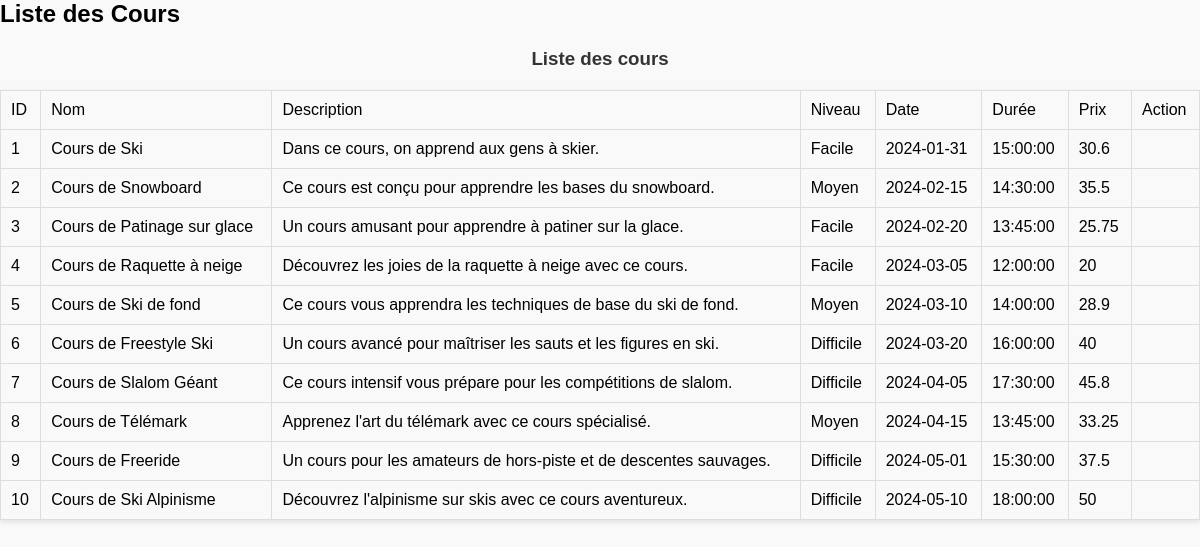
/gestion_cours.php, run on the app's committed database.
### tables this page shows
create table cours (
    id_cours int(10) not null auto_increment,
    id_user int(10) not null,
    nom_cours VARCHAR(50),
    description_cours varchar(200),
    niveau_difficulte VARCHAR(100),
    date_cours date,
    duree_cours time,
    prix_cours float(6,2),
    nb_personne int(2),
    PRIMARY KEY (id_cours)
);

### gestion_cours.php (called while the page is built, shortened)
<?php
require_once("controleur/controleur.class.php");
$unControleur = new Controleur();
$unControleur->setTable("cours");
if (isset($_POST['Filtrer'])) {
    $filtre = $_POST['filtre'];
    $where = array("id_cours", "nom_cours", "description_cours", "prix_cours", "niveau_difficulte");
    $lesCours = $unControleur->selectLike($where, $filtre);
} else {
    $lesCours = $unControleur->selectAll();
}
require_once("vue/vue_select_cours.php");
?>

### modele/modele.class.php (called while the page is built, shortened)
<?php
class Modele {
	private $unPDO;
	private $table;
	public function __construct() {
		try {
			$url = "mysql:host=localhost;dbname=prestigeAlpin";
			$user = "root";
			$mdp = "";
			$this->unPDO = new PDO($url, $user, $mdp);
		} catch (PDOException $exp) {
			echo "Erreur connexion BDD : " . $exp->getMessage();
		}
	}
	public function setTable($table) {
		$this->table = $table;
	}
	public function selectAll() {
		$requete = "select * from " . $this->table . ";";
		$select = $this->unPDO->prepare($requete);
		$select->execute();
		return $select->fetchAll();
	}
}
?>

### controleur/controleur.class.php (called while the page is built, shortened)
<?php
	require_once ("modele/modele.class.php");
	class Controleur {
		private $unModele ;
		public function __construct (){
			$this->unModele = new Modele ();
		}
		public function setTable ($table){
			$this->unModele->setTable($table);
		}
		public function selectAll (){
			return $this->unModele->selectAll();
		}
	}
?>

### vue/vue_select_cours.php (the view, shortened to what this page needs)
<h2>Liste des Cours</h2>
<?php
require_once('modele/modele.class.php');
$modele = new Modele();
$modele->setTable("cours");
$lesCours = $modele->selectAll();
?>
<!DOCTYPE html>
<html lang="en">
<head>
    <link rel="stylesheet" href="css/style_front.css">
</head>
<body>
<h3>Liste des cours</h3>
<table border="1">
    <tr>
        <td>ID</td>
        <td>Nom</td>
        <td>Description</td>
        <td>Niveau</td>
        <td>Date</td>
        <td>Durée</td>
        <td>Prix</td>
        <td>Action</td>
    </tr>
    <?php
    if (isset($lesCours)) {
        foreach ($lesCours as $cours) {
            echo "<tr>";
            echo "<td>".$cours['id_cours']."</td>";
            echo "<td>".$cours['nom_cours']."</td>";
            echo "<td>".$cours['description_cours']."</td>";
            echo "<td>".$cours['niveau_difficulte']."</td>";
            echo "<td>".$cours['date_cours']."</td>";
            echo "<td>".$cours['duree_cours']."</td>";
            echo "<td>".$cours['prix_cours']."</td>";
            echo "<td>";
            echo "</td>";
            echo "</tr>";
        }
    }
    ?>
</table>
</body>
</html>

### css/style_front.css (style rules this page uses)
body { font-family: Arial, sans-serif; background-color: #f9f9f9; margin: 0; }
h3 { color: #333; text-align: center; margin-bottom: 20px; }
table { width: 100%; border-collapse: collapse; margin-top: 20px; box-shadow: 0 2px 5px rgba(0, 0, 0, 0.1); }
table, th, td { border: 1px solid #ddd; }
th, td { padding: 10px; text-align: left; }
tr:nth-child(even) { background-color: #f9f9f9; }

### data on the page
cours: id_cours "1", nom_cours "Cours de Ski", description_cours "Dans ce cours, on apprend aux gens à skier.", niveau_difficulte "Facile", date_cours "2024-01-31", duree_cours "15:00:00", prix_cours "30.6"
cours: id_cours "2", nom_cours "Cours de Snowboard", description_cours "Ce cours est conçu pour apprendre les bases du snowboard.", niveau_difficulte "Moyen", date_cours "2024-02-15", duree_cours "14:30:00", prix_cours "35.5"
cours: id_cours "3", nom_cours "Cours de Patinage sur glace", description_cours "Un cours amusant pour apprendre à patiner sur la glace.", niveau_difficulte "Facile", date_cours "2024-02-20", duree_cours "13:45:00", prix_cours "25.75"
cours: id_cours "4", nom_cours "Cours de Raquette à neige", description_cours "Découvrez les joies de la raquette à neige avec ce cours.", niveau_difficulte "Facile", date_cours "2024-03-05", duree_cours "12:00:00", prix_cours "20"
cours: id_cours "5", nom_cours "Cours de Ski de fond", description_cours "Ce cours vous apprendra les techniques de base du ski de fond.", niveau_difficulte "Moyen", date_cours "2024-03-10", duree_cours "14:00:00", prix_cours "28.9"
cours: id_cours "6", nom_cours "Cours de Freestyle Ski", description_cours "Un cours avancé pour maîtriser les sauts et les figures en ski.", niveau_difficulte "Difficile", date_cours "2024-03-20", duree_cours "16:00:00", prix_cours "40"
cours: id_cours "7", nom_cours "Cours de Slalom Géant", description_cours "Ce cours intensif vous prépare pour les compétitions de slalom.", niveau_difficulte "Difficile", date_cours "2024-04-05", duree_cours "17:30:00", prix_cours "45.8"
cours: id_cours "8", nom_cours "Cours de Télémark", description_cours "Apprenez l'art du télémark avec ce cours spécialisé.", niveau_difficulte "Moyen", date_cours "2024-04-15", duree_cours "13:45:00", prix_cours "33.25"
cours: id_cours "9", nom_cours "Cours de Freeride", description_cours "Un cours pour les amateurs de hors-piste et de descentes sauvages.", niveau_difficulte "Difficile", date_cours "2024-05-01", duree_cours "15:30:00", prix_cours "37.5"
cours: id_cours "10", nom_cours "Cours de Ski Alpinisme", description_cours "Découvrez l'alpinisme sur skis avec ce cours aventureux.", niveau_difficulte "Difficile", date_cours "2024-05-10", duree_cours "18:00:00", prix_cours "50"
